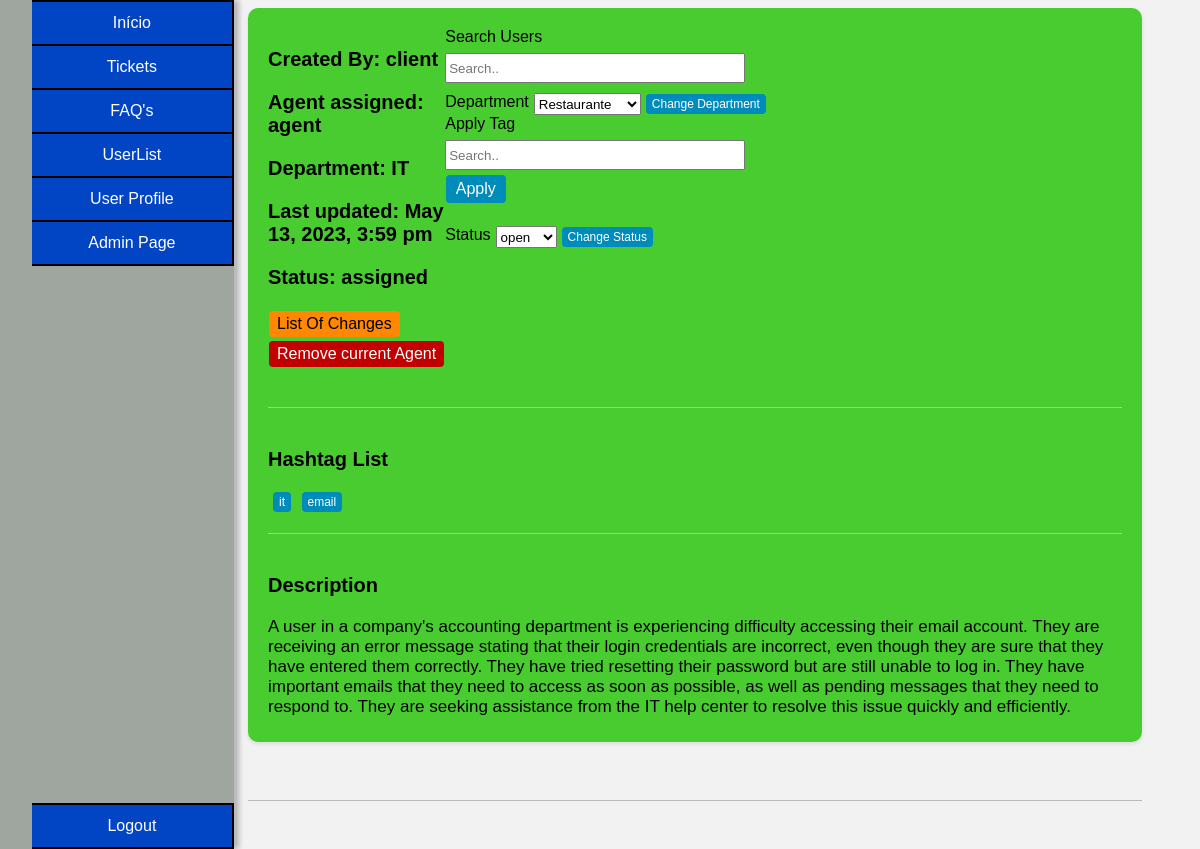
The page /pages/ticket_page.php?ticket_id=1 (signed in) on the database as committed earlier.
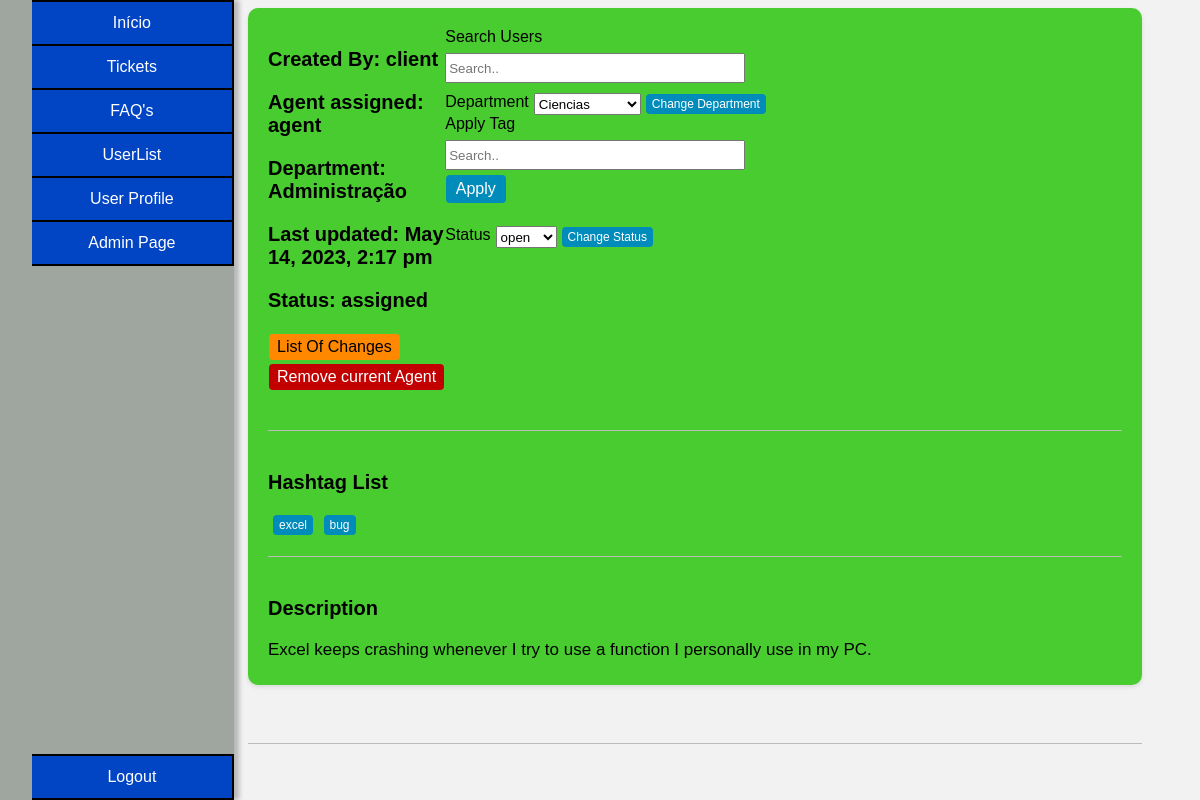
The same page on the database as committed later.
### tables this page shows
CREATE TABLE department(
    id INTEGER PRIMARY KEY,
    name VARCHAR(50) NOT NULL
);

CREATE TABLE tickets(
    id INTEGER PRIMARY KEY,
    department_id INTEGER,
    client_id INTEGER,
    agent_id INTEGER,
    subject VARCHAR(200) NOT NULL,
    description TEXT NOT NULL,
    status VARCHAR(10) CHECK(status = 'open' or status = 'assigned' or status = 'closed') NOT NULL,
    priority VARCHAR(10) CHECK(priority = 'low' or priority = 'medium' or priority ='high') NOT NULL,
    created_at DATETIME NOT NULL,
    updated_at DATETIME,
    FOREIGN KEY (department_id) REFERENCES department(id),
    FOREIGN KEY (client_id) REFERENCES user(id),
    FOREIGN KEY (agent_id) REFERENCES user(id)
);

CREATE TABLE hashtags (
  id INTEGER PRIMARY KEY,
  hashtag VARCHAR(50) NOT NULL
);

### utils/functions.php (called while the page is built, shortened)
<?php
function searchUser($id){
    $db = getDatabaseConnection();
    $stmt = $db->prepare('SELECT * FROM user WHERE id = ?');
    $stmt->execute(array($id));
    return $stmt->fetch();
}
function getTagsFromTicket($ticketId){
    $db = getDatabaseConnection();
    $stmt = $db->prepare('SELECT hashtags.* FROM tickets JOIN ticket_hashtags ON tickets.id = ticket_hashtags.ticket_id
                                            JOIN hashtags ON hashtags.id = ticket_hashtags.hashtag_id
                                            WHERE tickets.id = ?');
    $stmt->execute(array($ticketId));
    $tags = $stmt->fetchAll();
    return $tags;
}
function searchDepartment($department_id){
    $db = getDatabaseConnection();
    $stmt = $db->prepare('SELECT * FROM department WHERE id = ?');
    $stmt->execute(array($department_id));
    $department = $stmt->fetch();
    return $department;
}
function getAllDepartments(){
    $db = getDatabaseConnection();
    $stmt = $db->prepare('SELECT * FROM department');
    $stmt->execute();
    $departments = $stmt->fetchAll();
    return $departments;
}
function searchTicket($ticket_id){
    $db = getDatabaseConnection();
    $stmt = $db->prepare('SELECT * FROM tickets WHERE id = ?');
    $stmt->execute(array($ticket_id));
    $ticket = $stmt->fetch();
    return $ticket;
}
?>

### pages/ticket_page.php (the view, shortened to what the changed rows need)
<?php
require_once('../utils/functions.php');
$user = searchUser($_SESSION["user_id"]);
$ticket_to_display = searchTicket($_GET["ticket_id"]);
?>
<!DOCTYPE html>
<html lang="en-US">
<link rel="stylesheet" href="../css/style_index.css">
<link rel="stylesheet" href="../css/ticket_page.css">
   <head>
   </head>
   <body>
    <div class="container_master">
      <div class="content">
        <div class="box">
          <div class="group">
          <div class="info">
            <h3>Created By: <?php $search_user = searchUser($ticket_to_display["client_id"]); echo $search_user["name"]?></h3>
            <h3>Agent assigned: <?php $search_user = searchUser($ticket_to_display["agent_id"]); if($search_user != null){echo $search_user["name"];}else{echo "N/A";}?></h3>
            <h3>Department: <?php $department = searchDepartment($ticket_to_display["department_id"]);if($department != null){echo $department["name"];}else{echo "N/A";}?></h3>
            <h3>Last updated: <?php if($ticket_to_display["updated_at"] == null){echo $ticket_to_display["created_at"];}else{echo $ticket_to_display["updated_at"];} ?></h3>
            <h3>Status: <?php echo $ticket_to_display["status"]; ?></h3>
            <?php if(($user["role"] != "client")):?>
              <div class="changes">
                <button onclick="sendDataTicketList('<?php echo $ticket_to_display['id'] ?>')">List Of Changes</button>
              </div>
              <?php if ($ticket_to_display["status"] != "closed"): ?>
                <div>
                  <form method="POST">
                  </form>
                </div>
                <br>
              <?php endif; ?>
            <?php endif; ?>
          </div>
          <div class="options">
            <?php if(($user["role"] != "client")):?>
              <?php if ($ticket_to_display["status"] != "closed"): ?>
                <div class="right-group">
                  <div class="search_wrapper">
                    <label for="search">Search Users</label><br>
                    <input type="search" id="search_user_ticket" placeholder="Search.." style="width: 300px; height: 30px; margin-top: 7px;">
                  </div>
                </div>
                <form method="POST">
                  <label for="department">Department</label>
                  <?php
                    $departments = getAllDepartments();
                    echo "<select name='department' class='department'>";
                    foreach($departments as $department){
                      $d_name = $department['name'];
                      $department_id = $department['id'];
                      echo "<option value='$department_id'>$d_name</option>";
                    }
                    echo "</select>";
                  ?>
                  <br>
                  <input class="change_department" type="submit" value="Change Department">
                </form>
                <form method="POST">
                  <div class="search_wrapper">
                    <label for="tag">Apply Tag</label><br>
                    <input type="search" id="tag" name="tag" placeholder="Search.." style="width: 300px; height: 30px; margin-top: 7px;">
                    <br>
                    <input class="addTag" type="submit" value="Apply">
                  </div>
                </form>
              <?php endif; ?>
                <br>
                <br>
            <?php endif; ?>
          </div>
          </div>
          <div class="tagsList">
            <?php
              $displayTags = getTagsFromTicket($ticket_to_display["id"]);
              if($user["role"] == "client"){
                $html = "";
                foreach($displayTags as $displayTag){
                 $html .= $displayTag["hashtag"] . ", ";
                }
                $html = substr($html,0,-2);
                echo $html;
              }
              else{
                $html = "";
                foreach($displayTags as $displayTag){
                  $html .= '<form method="post">';
                  $html .= '<button type="submit" name="removeTag" value="' . $displayTag["id"] . '">' . $displayTag["hashtag"] . '</button>';
                  $html .= '</form>';
                }
                echo $html;
              }
            ?>
          </div>
          <div class="description">
            <h3>Description</h3>
            <p> <?php echo $ticket_to_display["description"] ?> </p>
          </div>
        </div>
        <br>
      </div>
    </div>
   </body>
</html>

Rows that differ between the two databases and show on the page:
no longer on this page (row unchanged): department: name "IT"
no longer on this page (row edited): hashtags: $displayTag["id"] 3 (drawn), hashtag "it"
no longer on this page (row edited): hashtags: $displayTag["id"] 7 (drawn), hashtag "email"
now on this page (row edited): department: name "Administração"
changed tickets "assigned": updated_at "May 13, 2023, 3:59 pm" → "May 14, 2023, 2:17 pm"; description "A user in a company's accounting department is experiencing difficulty accessing their email account. They are receiving an error message stating that their login credentials are incorrect, even though they are sure that they have entered them correctly. They have tried resetting their password but are still unable to log in. They have important emails that they need to access as soon as possible, as well as pending messages that they need to respond to. They are seeking assistance from the IT help center to resolve this issue quickly and efficiently." → "Excel keeps crashing whenever I try to use a function I personally use in my PC."
now on this page (row edited): hashtags: $displayTag["id"] 1 (drawn), hashtag "excel"
now on this page (row edited): hashtags: $displayTag["id"] 2 (drawn), hashtag "bug"
Other text that changed with them:
form field department: "Restaurante" → "Ciencias"
